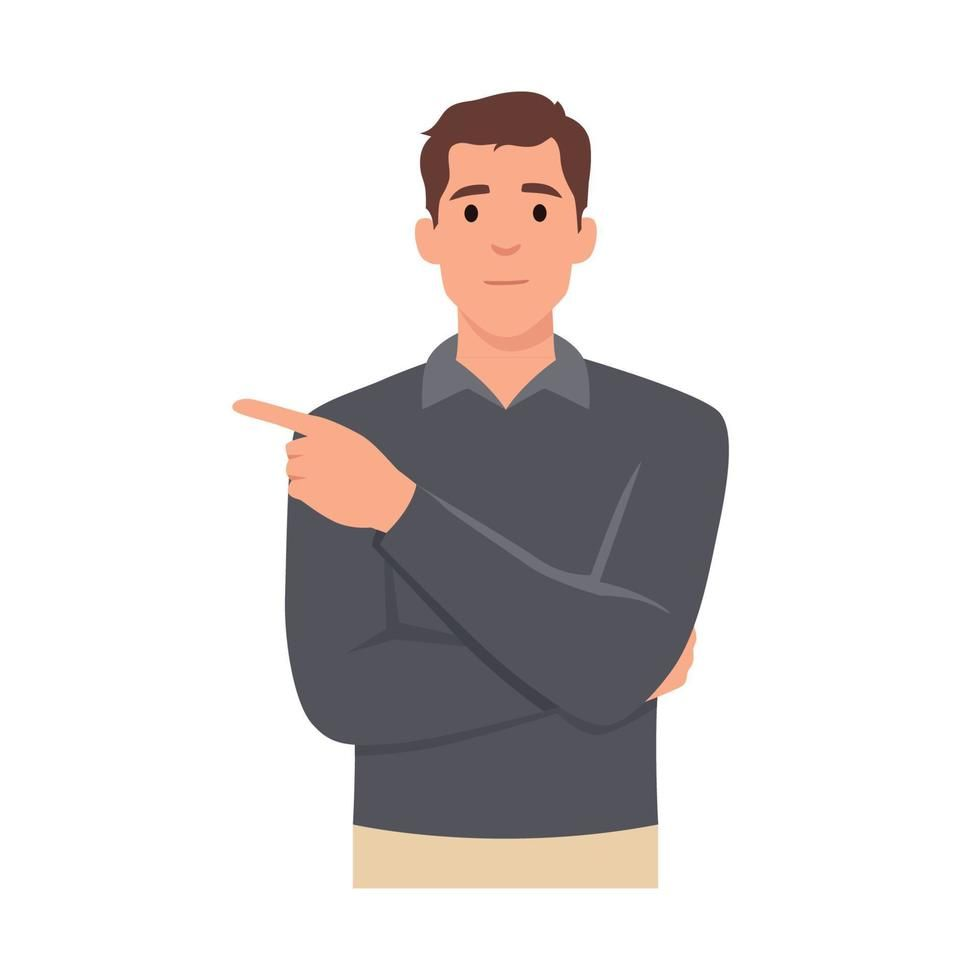
#> input picture Feature Extraction_SIFT/data_images/101074fbb67d33f6e30fb5a2a6b43a05.jpg, 980 x 980 px
$ python -i __init__.py   (imports and definitions only)
#> lines starting #> are read from the running program, lines starting #| are printed output that depends on the picture; after the words box and inside, x2 and y2 are one past the last pixel; in counts of white or black regions, pixels touching at a corner belong together
### Edge_Contour/core/canny/__init__.py
"""
core.canny — full Canny edge detector implemented from scratch.

Convenience re-exports so callers can do:
    from core.canny import run_canny
"""

from .gaussian     import apply_gaussian_blur
from .gradients    import compute_gradients
from .non_maximum  import non_maximum_suppression
from .threshold    import double_threshold, STRONG_PIXEL, WEAK_PIXEL
from .hysteresis   import hysteresis


def run_canny(image,
              kernel_size: int   = 3,
              sigma:       float = 1.4,
              low_ratio:   float = 0.05,
              high_ratio:  float = 0.15):
    """
    Full Canny pipeline in one call.

    Parameters
    ----------
    image       : 2-D (grayscale) or 3-D (colour) uint8 numpy array
    kernel_size : Gaussian kernel size (odd integer, default 5)
    sigma       : Gaussian sigma (default 1.4)
    low_ratio   : double-threshold low  ratio  (default 0.05)
    high_ratio  : double-threshold high ratio  (default 0.15)

    Returns
    -------
    result : dict with keys
        'blurred'      — after Gaussian
        'magnitude'    — gradient magnitude
        'direction'    — quantised gradient direction
        'suppressed'   — after NMS
        'thresholded'  — after double threshold
        'edges'        — final binary edge map (uint8, 0 / 255)
        'low_thresh'   — absolute low  threshold
        'high_thresh'  — absolute high threshold
    """
    import numpy as np

    # Convert colour → grayscale if needed
    if image.ndim == 3:
        gray = (0.299  * image[:, :, 0] +
                0.587  * image[:, :, 1] +
                0.114  * image[:, :, 2]).astype(np.float64)
    else:
        gray = image.astype(np.float64)

    blurred     = apply_gaussian_blur(gray, kernel_size, sigma)
    mag, dirn, gx, gy = compute_gradients(blurred)
    suppressed  = non_maximum_suppression(mag, dirn)
    thresh, lo, hi = double_threshold(suppressed, low_ratio, high_ratio)
    edges       = hysteresis(thresh)

    return {
        "blurred":     blurred,
        "magnitude":   mag,
        "direction":   dirn,
        "gx":          gx,
        "gy":          gy,
        "suppressed":  suppressed,
        "thresholded": thresh,
        "edges":       edges,
        "low_thresh":  lo,
        "high_thresh": hi,
    }


__all__ = [
    "apply_gaussian_blur",
    "compute_gradients",
    "non_maximum_suppression",
    "double_threshold",
    "hysteresis",
    "run_canny",
    "STRONG_PIXEL",
    "WEAK_PIXEL",
]

### Edge_Contour/core/canny/gaussian.py
"""
Gaussian Blur — noise reduction step for Canny edge detection.
Builds and applies a Gaussian kernel entirely with NumPy (no OpenCV blur).
"""

import numpy as np


def _gaussian_kernel(size: int, sigma: float) -> np.ndarray:
    """
    Generate a 2-D Gaussian kernel.

    Parameters
    ----------
    size  : kernel side length (must be odd)
    sigma : standard deviation of the Gaussian

    Returns
    -------
    kernel : (size × size) float64 array, sum == 1
    """
    if size % 2 == 0:
        raise ValueError("Kernel size must be odd.")

    ax = np.arange(-(size // 2), size // 2 + 1, dtype=np.float64)
    xx, yy = np.meshgrid(ax, ax)
    kernel = np.exp(-(xx ** 2 + yy ** 2) / (2.0 * sigma ** 2))
    return kernel / kernel.sum()


def _convolve2d(image: np.ndarray, kernel: np.ndarray) -> np.ndarray:
    """
    Manual 2-D convolution with zero-padding (no scipy / cv2).

    Parameters
    ----------
    image  : 2-D float64 array
    kernel : 2-D float64 array (assumed square, odd size)

    Returns
    -------
    output : same shape as *image*
    """
    kh, kw = kernel.shape
    ph, pw = kh // 2, kw // 2

    padded = np.pad(image, ((ph, ph), (pw, pw)), mode="reflect")
    output = np.zeros_like(image, dtype=np.float64)

    for i in range(image.shape[0]):
        for j in range(image.shape[1]):
            output[i, j] = (padded[i:i + kh, j:j + kw] * kernel).sum()

    return output


def apply_gaussian_blur(image: np.ndarray,
                        kernel_size: int = 5,
                        sigma: float = 1.4) -> np.ndarray:
    """
    Apply Gaussian blur to a grayscale image.

    Parameters
    ----------
    image       : 2-D uint8 or float array
    kernel_size : side length of the Gaussian kernel (default 5)
    sigma       : standard deviation (default 1.4)

    Returns
    -------
    blurred : 2-D float64 array, same shape as *image*
    """
    img = image.astype(np.float64)
    kernel = _gaussian_kernel(kernel_size, sigma)
    return _convolve2d(img, kernel)

### Edge_Contour/core/canny/gradients.py
"""
Gradient computation using Sobel operators.
Returns magnitude, direction (in degrees), and raw Gx/Gy components.
"""

import numpy as np
from numpy.lib.stride_tricks import sliding_window_view

# ── Sobel kernels ──────────────────────────────────────────────────────────────
SOBEL_X = np.array([[-1, 0, 1],
                     [-2, 0, 2],
                     [-1, 0, 1]], dtype=np.float64)

SOBEL_Y = np.array([[-1, -2, -1],
                     [ 0,  0,  0],
                     [ 1,  2,  1]], dtype=np.float64)


def convolve(image: np.ndarray, kernel: np.ndarray) -> np.ndarray:
    k_h, k_w = kernel.shape
    pad_h, pad_w = k_h // 2, k_w // 2
    flipped = np.flipud(np.fliplr(kernel))   # flip for convolution

    # gray image
    if image.ndim == 2:
        padded = np.pad(image.astype(np.float64),
                        ((pad_h, pad_h), (pad_w, pad_w)), mode='constant')
        windows = sliding_window_view(padded, (k_h, k_w))
        return np.einsum('ijkl,kl->ij', windows, flipped)
    # colored image
    else:
        out = np.zeros(image.shape, dtype=np.float64)
        for c in range(image.shape[2]):
            padded = np.pad(image[:, :, c].astype(np.float64),
                            ((pad_h, pad_h), (pad_w, pad_w)), mode='edge')
            windows = sliding_window_view(padded, (k_h, k_w))
            out[:, :, c] = np.einsum('ijkl,kl->ij', windows, flipped)
        return np.clip(out, 0, 255).astype(np.uint8)  # clipping is better for colored images


def compute_gradients(blurred: np.ndarray):
    """
    Compute image gradients using Sobel filters.

    Parameters
    ----------
    blurred : 2-D float64 array (output of Gaussian blur)

    Returns
    -------
    magnitude  : gradient magnitude  (float64, same shape)
    direction  : gradient angle in degrees, quantised to 0/45/90/135
    gx         : raw horizontal gradient
    gy         : raw vertical gradient
    """
    gx = convolve(blurred, SOBEL_X)
    gy = convolve(blurred, SOBEL_Y)

    magnitude = np.hypot(gx, gy)
    magnitude = (magnitude / magnitude.max() * 255.0) if magnitude.max() > 0 else magnitude

    # Angle in degrees [0, 180)
    angle_rad = np.arctan2(gy, gx)
    angle_deg = np.degrees(angle_rad) % 180

    # Quantise to 4 directions: 0, 45, 90, 135
    direction = np.zeros_like(angle_deg, dtype=np.float64)
    direction[((angle_deg >= 0)   & (angle_deg < 22.5))  |
              ((angle_deg >= 157.5) & (angle_deg < 180))] = 0
    direction[(angle_deg >= 22.5)  & (angle_deg < 67.5)]  = 45
    direction[(angle_deg >= 67.5)  & (angle_deg < 112.5)] = 90
    direction[(angle_deg >= 112.5) & (angle_deg < 157.5)] = 135

    return magnitude, direction, gx, gy

### Edge_Contour/core/canny/non_maximum.py
"""
Non-Maximum Suppression (NMS).

For every pixel, keep its gradient magnitude only if it is the local
maximum along the gradient direction; otherwise suppress it to zero.
This thins the edge map to single-pixel-wide ridges.
"""

import numpy as np


def non_maximum_suppression(magnitude: np.ndarray,
                             direction: np.ndarray) -> np.ndarray:
    """
    Thin edges by suppressing non-maximum gradient pixels.

    Parameters
    ----------
    magnitude : 2-D float64 array — gradient magnitudes (0-255 scale)
    direction : 2-D float64 array — quantised angles (0, 45, 90, 135)

    Returns
    -------
    suppressed : 2-D float64 array, same shape, non-maxima zeroed out
    """
    rows, cols = magnitude.shape
    suppressed = np.zeros_like(magnitude, dtype=np.float64)

    for i in range(1, rows - 1):
        for j in range(1, cols - 1):
            angle = direction[i, j]
            mag   = magnitude[i, j]

            # Select the two neighbours along the gradient direction
            if angle == 0:          # horizontal edge  → compare left / right
                n1 = magnitude[i, j - 1]
                n2 = magnitude[i, j + 1]
            elif angle == 45:       # diagonal ↗↙
                n1 = magnitude[i - 1, j + 1]
                n2 = magnitude[i + 1, j - 1]
            elif angle == 90:       # vertical edge    → compare top / bottom
                n1 = magnitude[i - 1, j]
                n2 = magnitude[i + 1, j]
            else:                   # angle == 135, diagonal ↖↘
                n1 = magnitude[i - 1, j - 1]
                n2 = magnitude[i + 1, j + 1]

            if mag >= n1 and mag >= n2:
                suppressed[i, j] = mag
            # else: leave as 0 (already initialised)

    return suppressed

### Edge_Contour/core/canny/threshold.py
"""
Double Thresholding.

Classifies every pixel in the suppressed gradient image as:
  • strong  (value == 255) — definitely an edge
  • weak    (value == 75 by default) — possible edge (decided by hysteresis)
  • zero    — not an edge
"""

import numpy as np

# Canonical pixel values used throughout the pipeline
STRONG_PIXEL: np.uint8 = np.uint8(255)
WEAK_PIXEL:   np.uint8 = np.uint8(75)


def double_threshold(suppressed: np.ndarray,
                     low_ratio:  float = 0.05,
                     high_ratio: float = 0.15):
    """
    Apply double thresholding to the NMS image.

    Parameters
    ----------
    suppressed : 2-D float64 array from non_maximum_suppression()
    low_ratio  : fraction of the image maximum used as the low threshold
    high_ratio : fraction of the image maximum used as the high threshold

    Returns
    -------
    thresholded : 2-D uint8 array with values 0, WEAK_PIXEL, or STRONG_PIXEL
    low_thresh  : absolute low  threshold value (float)
    high_thresh : absolute high threshold value (float)
    """
    if high_ratio <= low_ratio:
        raise ValueError("high_ratio must be greater than low_ratio.")

    img_max = suppressed.max()
    high_thresh = high_ratio * img_max
    low_thresh  = low_ratio  * img_max

    thresholded = np.zeros_like(suppressed, dtype=np.uint8)

    strong_mask = suppressed >= high_thresh
    weak_mask   = (suppressed >= low_thresh) & (~strong_mask)

    thresholded[strong_mask] = STRONG_PIXEL
    thresholded[weak_mask]   = WEAK_PIXEL

    return thresholded, low_thresh, high_thresh

### Edge_Contour/core/canny/hysteresis.py
"""
Edge Tracking by Hysteresis.

Promotes weak pixels to strong (edge) if they are connected — directly or
through a chain of weak pixels — to at least one strong pixel.
All remaining weak pixels are suppressed to zero.
"""

import numpy as np
from collections import deque
from .threshold import STRONG_PIXEL, WEAK_PIXEL


def hysteresis(thresholded: np.ndarray) -> np.ndarray:
    """
    Finalise the edge map via hysteresis connectivity analysis.

    Parameters
    ----------
    thresholded : 2-D uint8 array produced by double_threshold()
                  (values: 0, WEAK_PIXEL=75, STRONG_PIXEL=255)

    Returns
    -------
    edges : 2-D uint8 array — final binary edge map (0 or 255)
    """
    rows, cols = thresholded.shape
    edges = np.zeros_like(thresholded, dtype=np.uint8)

    # Seed: all strong pixels are definite edges
    strong_rows, strong_cols = np.where(thresholded == STRONG_PIXEL)
    edges[strong_rows, strong_cols] = STRONG_PIXEL

    # BFS / flood-fill from every strong pixel
    queue = deque(zip(strong_rows.tolist(), strong_cols.tolist()))

    # 8-connectivity offsets
    neighbours = [(-1, -1), (-1, 0), (-1, 1),
                  ( 0, -1),          ( 0, 1),
                  ( 1, -1), ( 1, 0), ( 1, 1)]

    while queue:
        r, c = queue.popleft()
        for dr, dc in neighbours:
            nr, nc = r + dr, c + dc
            if 0 <= nr < rows and 0 <= nc < cols:
                if thresholded[nr, nc] == WEAK_PIXEL and edges[nr, nc] == 0:
                    edges[nr, nc] = STRONG_PIXEL          # promote weak → strong
                    queue.append((nr, nc))

    return edges

### Edge_Contour/core/hough/line_detection.py
import numpy as np

def detect_lines(edges: np.ndarray,
                 threshold_percentage: float = 0.5) -> list:

    height, width = edges.shape
    diag_len = int(np.sqrt(height**2 + width**2))

    rhos = np.arange(-diag_len, diag_len, 1)
    thetas = np.deg2rad(np.arange(0, 180))

    accumulator = np.zeros((len(rhos), len(thetas)), dtype=np.uint64)

    y_idxs, x_idxs = np.nonzero(edges)

    cos_t = np.cos(thetas)
    sin_t = np.sin(thetas)

    # Voting
    for i in range(len(x_idxs)):
        x = x_idxs[i]
        y = y_idxs[i]

        for t_idx in range(len(thetas)):
            rho = int(x * cos_t[t_idx] + y * sin_t[t_idx]) + diag_len
            accumulator[rho, t_idx] += 1

    # الآن بدل threshold عادي، نستخدم نسبة من max votes

    threshold = int(np.max(accumulator) * threshold_percentage)

    lines = []

    # لكل خلية في accumulator اللي عدت threshold
    for r in range(accumulator.shape[0]):
        for t in range(accumulator.shape[1]):
            votes = accumulator[r, t]
            if votes >= threshold and is_local_max(accumulator, r, t):

                rho = r - diag_len
                theta = thetas[t]

                cos_theta = np.cos(theta)
                sin_theta = np.sin(theta)

                # إيجاد النقاط اللي قريبة من الخط
                distance_threshold = 4
                points = []
                for i in range(len(x_idxs)):
                    x = x_idxs[i]
                    y = y_idxs[i]
                    dist = abs(x * cos_theta + y * sin_theta - rho)
                    if dist < distance_threshold:
                        points.append((x, y))

                if len(points) == 0:
                    continue

                points = np.array(points)
                # هنا نعمل normalization للـ votes على طول الخط

                # نقدر نستخدمه لتحديد إذا نحتفظ بالخط
                # مثلاً لو votes_normalized >= threshold_percentage * max_votes_normalized
                # لكن بما أننا استخدمنا already threshold_percentage على max_votes، فده يكفي

                # project each point onto the line direction
                dir_vec = np.array([-sin_theta, cos_theta])   # along-line unit vector
                projections = points @ dir_vec
                idx_min = np.argmin(projections)
                idx_max = np.argmax(projections)
                x1, y1 = points[idx_min]
                x2, y2 = points[idx_max]

                lines.append(((int(x1), int(y1)), (int(x2), int(y2))))

    return lines

def is_local_max(accumulator, r, t, window=3):
    r_min = max(r - window, 0)
    r_max = min(r + window + 1, accumulator.shape[0])
    t_min = max(t - window, 0)
    t_max = min(t + window + 1, accumulator.shape[1])

    return accumulator[r, t] == np.max(accumulator[r_min:r_max, t_min:t_max])


# [250 lines of commented-out code are left out]

### Edge_Contour/core/hough/__init__.py
"""
core.hough — Hough transform implementations for shape detection.

Convenience re-exports so callers can do:
    from core.hough import run_hough_line_detection, run_hough_circle_detection
"""
import cv2
import numpy as np

from .line_detection import detect_lines
from .circle_detection import detect_circles
from .ellipse_detection import detect_ellipses


# [246 lines left out: functions run_hough_line_detection, _draw_lines_on_image, run_hough_circle_detection, _draw_circles_on_image, _draw_ellipses_on_image, run_hough_ellipse_detection, not called in this run]


>>> import cv2
>>> picture = cv2.cvtColor(cv2.imread('../../../Feature Extraction_SIFT/data_images/101074fbb67d33f6e30fb5a2a6b43a05.jpg'), cv2.COLOR_BGR2RGB)
>>> result = run_hough_line_detection(picture)
#> after the loop in non_maximum_suppression, `for i in range(1, rows - 1):`:
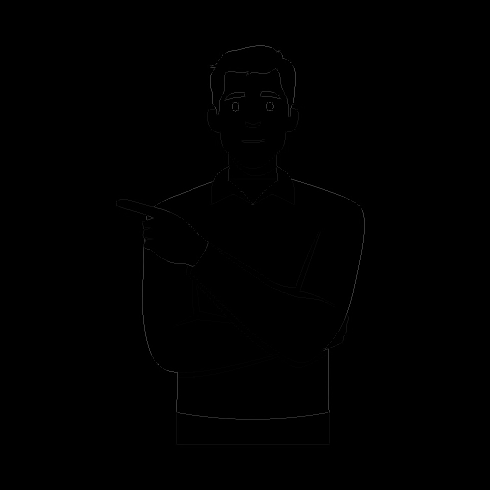
#> suppressed: shape (980, 980) float64 (shown at 1/2 size); min 0, max 124.2, mean 0.3
#> in double_threshold, `img_max = suppressed.max()`: img_max = 124.2
#> in double_threshold, `high_thresh = high_ratio * img_max`: high_thresh = 18.63
#> in double_threshold, `low_thresh  = low_ratio  * img_max`: low_thresh = 6.21
#> in run_canny, `thresh, lo, hi = double_threshold(suppressed, low_ratio, high_ratio)`: hi = 18.63
#> in hysteresis, `strong_rows, strong_cols = np.where(thresholded == STRONG_PIXEL)`: strong_rows = 3650 values from 91 to 888; strong_cols = 3650 values, max 728 at index 1811, min 232 at index 1617, mean 489.8
#> the loop in hysteresis, `while queue:` made 4137 passes
#> (r, c) on passes 1 to 3: (91, 511), (91, 512), (91, 513)
#> after the loop in hysteresis, `while queue:`:
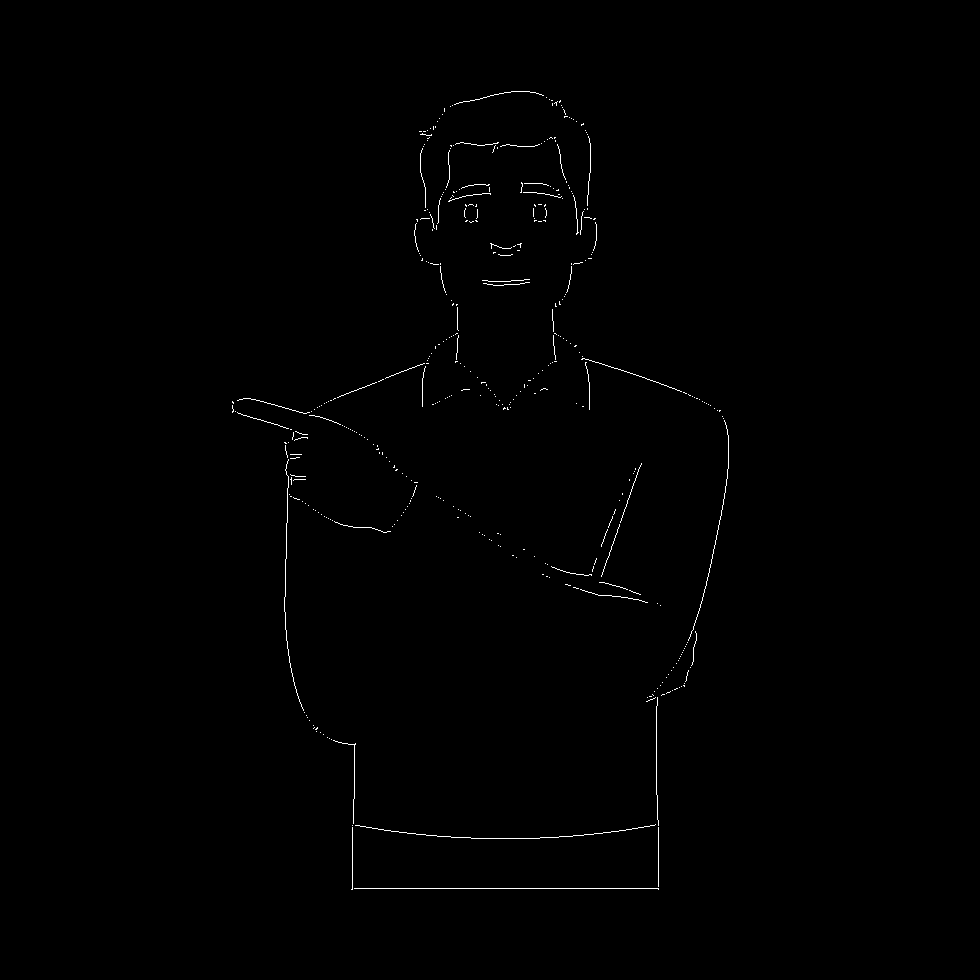
#> edges: shape (980, 980); 0.43% white in thin lines or dots, all inside (x1, y1, x2, y2) = (232, 91, 729, 890)
#> in run_hough_line_detection, `canny_result = run_canny(image, kernel_size, sigma, low_ratio, high_ra..`: canny_result = 10 items
#> in detect_lines, `y_idxs, x_idxs = np.nonzero(edges)`: y_idxs = 4137 values from 91 to 889; x_idxs = 4137 values, max 728 at index 1993, min 232 at index 1743, mean 496.7
#> the loop in detect_lines, `for i in range(len(x_idxs)):` made 4137 passes
#> (x, y) on passes 1 to 3: (511, 91), (512, 91), (513, 91)
#> after the loop in detect_lines, `for i in range(len(x_idxs)):`:
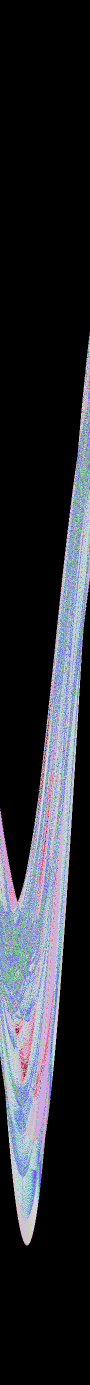
#> accumulator: shape (2770, 180) uint64 (shown at 1/2 size); 81 distinct labels, from 0 to 306; one colour per label, 0 black
#> in detect_lines, `threshold = int(np.max(accumulator) * threshold_percentage)`: threshold = 275
#> after the loop in detect_lines, `for r in range(accumulator.shape[0]):`: lines = [((658, 885), (351, 889))]
#> in _draw_lines_on_image, result is the input picture: shape (980, 980, 3); mean B, G, R 218.1, 218.6, 222.8
#> the loop in _draw_lines_on_image, `for line in lines:` made 1 pass
#> after the loop in _draw_lines_on_image, `for line in lines:`:
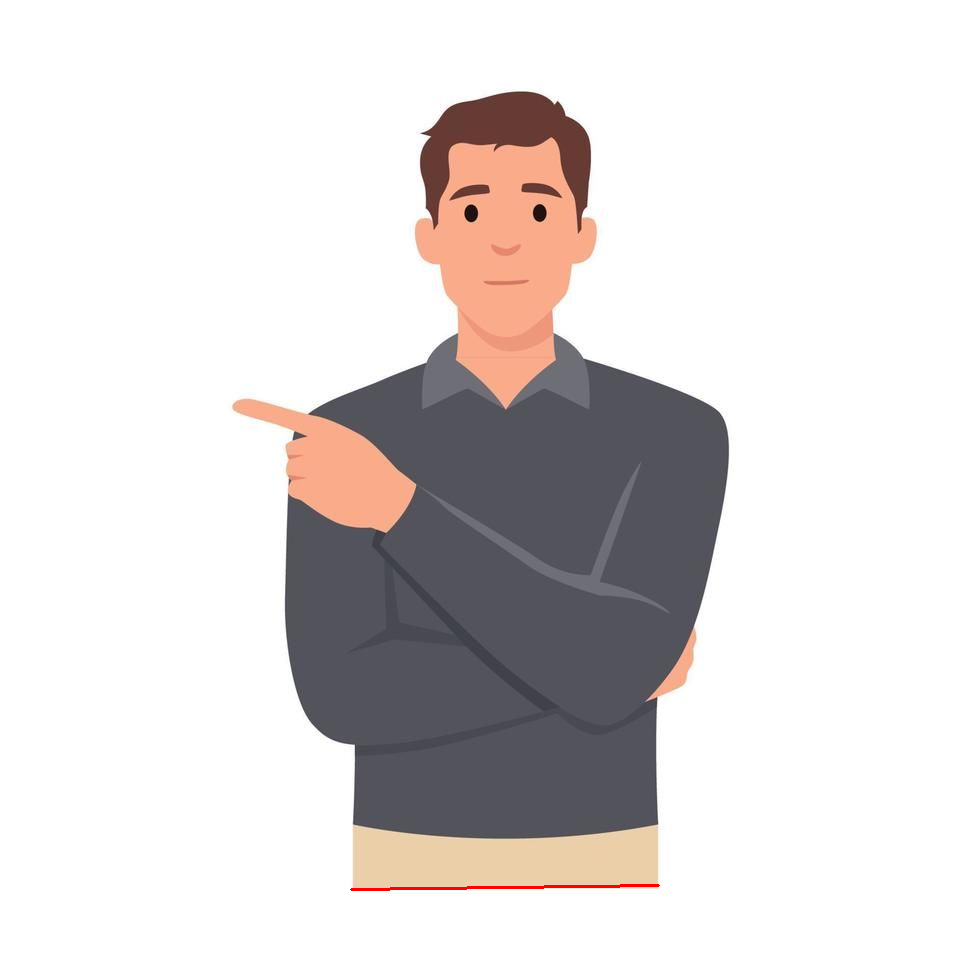
#> result: shape (980, 980, 3); 0.1% of pixels changed, all inside (x1, y1, x2, y2) = (350, 884, 660, 891)
#> result = 4 items
